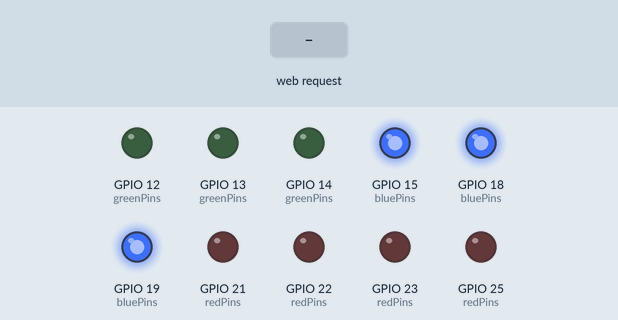
This sketch was run on a simulated ESP32. Parts: output pins drawn as LEDs (lit = HIGH). The test bench sets the inputs (shaded band). WiFi joins after 1.5 s; servers stay silent unless stated; what the sketch prints to the serial monitor is not drawn.

Above: at 2.7 s.
2.8 s: HTTP request GET /green received
At 3.9 s:
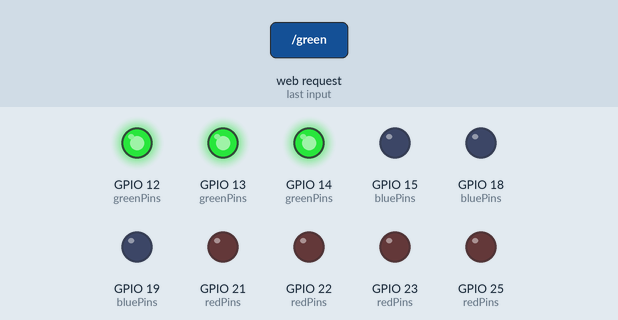
4.3 s: HTTP request GET /red received
At 5.1 s:
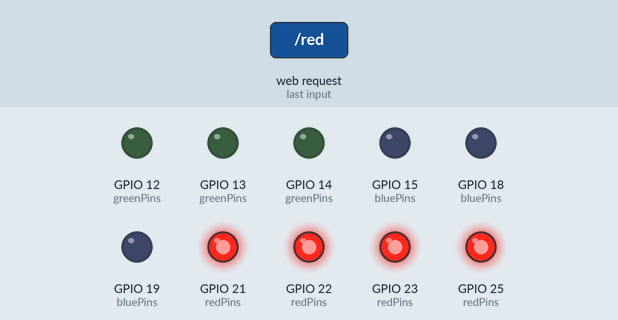
5.8 s: HTTP request GET /auto received
At 6.2 s:
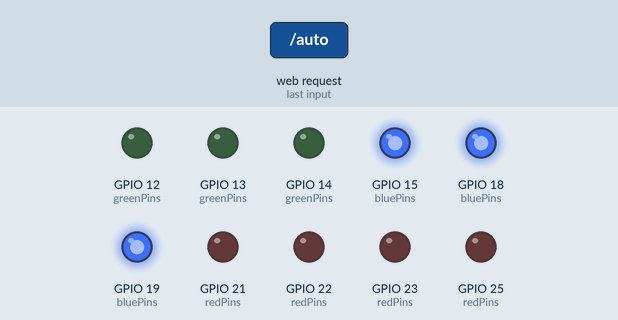
7.3 s: HTTP request GET /off received
At 8.6 s:
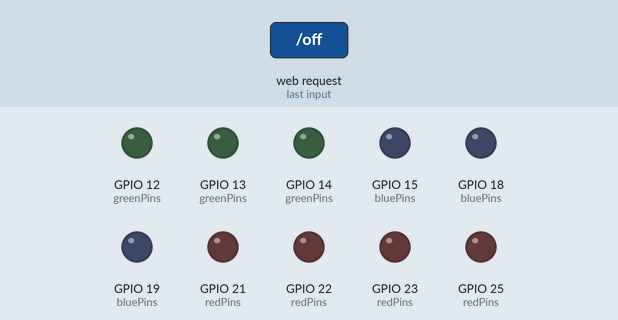
Timing chart, 0 to 9.8 s (numbered marks = the images above; inputs shaded):
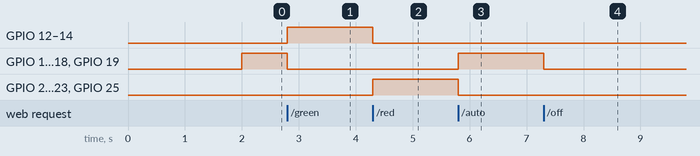

Measured:
- after the input at 2.8 s, GPIO 12 (greenPins), GPIO 13 (greenPins), GPIO 14 (greenPins): LOW → HIGH at once; GPIO 15 (bluePins), GPIO 18 (bluePins), GPIO 19 (bluePins): HIGH → LOW at once
- after the input at 4.3 s, GPIO 12 (greenPins), GPIO 13 (greenPins), GPIO 14 (greenPins): HIGH → LOW at once; GPIO 21 (redPins), GPIO 22 (redPins), GPIO 23 (redPins), GPIO 25 (redPins): LOW → HIGH at once
- after the input at 5.8 s, GPIO 15 (bluePins), GPIO 18 (bluePins), GPIO 19 (bluePins): LOW → HIGH at once; GPIO 21 (redPins), GPIO 22 (redPins), GPIO 23 (redPins), GPIO 25 (redPins): HIGH → LOW at once
- after the input at 7.3 s, GPIO 15 (bluePins), GPIO 18 (bluePins), GPIO 19 (bluePins): HIGH → LOW at once

The sketch:

smart_desk_timer.ino
```cpp
#include <WiFi.h>
#include <WebServer.h>

// --- UPDATE YOUR WI-FI DETAILS HERE ---
const char* ssid     = "WIFI-NAME";     // Enter your wifi name
const char* password = "WIFI-PASSWORD"; // Enter your wifi password

// --- GPIO PIN CONFIGURATION ---
int greenPins[3] = {12, 13, 14};
int bluePins[3]  = {15, 18, 19};
int redPins[4]   = {21, 22, 23, 25};

WebServer server(80);

// Default mode set to AUTO Wi-Fi Monitoring
String currentMode = "AUTO";
unsigned long lastSignalCheck = 0;

void turnAllOff() {
  for (int p : greenPins) digitalWrite(p, LOW);
  for (int p : bluePins) digitalWrite(p, LOW);
  for (int p : redPins) digitalWrite(p, LOW);
}

void setBank(int pins[], int size) {
  turnAllOff();
  for (int i = 0; i < size; i++) digitalWrite(pins[i], HIGH);
}

// Automatically checks Wi-Fi RSSI strength and updates LEDs
void updateWifiSignalGauge() {
  int rssi = WiFi.RSSI();

  if (rssi >= -55) {
    setBank(greenPins, 3); // Strong Signal -> Green
  } else if (rssi >= -75) {
    setBank(bluePins, 3);  // Medium Signal -> Blue
  } else {
    setBank(redPins, 4);   // Weak Signal -> Red
  }
}

void handleRoot() {
  int rssi = WiFi.RSSI();
  String html = "<!DOCTYPE html><html><head><meta name='viewport' content='width=device-width, initial-scale=1'>";
  html += "<style>body{font-family:Arial; text-align:center; padding:20px; background-color:#121212; color:white;}";
  html += ".btn{display:block; width:100%; max-width:280px; margin:10px auto; padding:12px; font-size:16px; border:none; border-radius:8px; color:white; cursor:pointer;}";
  html += ".btn-auto{background:#17a2b8;} .btn-green{background:#28a745;} .btn-blue{background:#007bff;} .btn-red{background:#dc3545;} .btn-off{background:#6c757d;}</style></head><body>";
  html += "<h2>ESP32 Smart Network Monitor</h2>";
  html += "<p>Live Signal Strength: <b>" + String(rssi) + " dBm</b></p>";
  html += "<h3>Active Mode: <span style='color:#00ffcc;'>" + currentMode + "</span></h3>";
  html += "<a href='/auto'><button class='btn btn-auto'>Auto Wi-Fi Monitor Mode</button></a>";
  html += "<a href='/green'><button class='btn btn-green'>Force Green (Available)</button></a>";
  html += "<a href='/blue'><button class='btn btn-blue'>Force Blue (In a Call)</button></a>";
  html += "<a href='/red'><button class='btn btn-red'>Force Red (Do Not Disturb)</button></a>";
  html += "<a href='/off'><button class='btn btn-off'>Turn Off</button></a>";
  html += "</body></html>";
  server.send(200, "text/html", html);
}

void setup() {
  Serial.begin(115200);

  for (int p : greenPins) pinMode(p, OUTPUT);
  for (int p : bluePins) pinMode(p, OUTPUT);
  for (int p : redPins) pinMode(p, OUTPUT);

  WiFi.begin(ssid, password);
  while (WiFi.status() != WL_CONNECTED) {
    delay(500);
    Serial.print(".");
  }

  Serial.println("\nWi-Fi Connected!");
  Serial.print("Dashboard Address: http://");
  Serial.println(WiFi.localIP());

  server.on("/", handleRoot);
  server.on("/auto",  []() { currentMode = "AUTO";  server.sendHeader("Location", "/"); server.send(303); });
  server.on("/green", []() { currentMode = "GREEN"; setBank(greenPins, 3); server.sendHeader("Location", "/"); server.send(303); });
  server.on("/blue",  []() { currentMode = "BLUE";  setBank(bluePins, 3);  server.sendHeader("Location", "/"); server.send(303); });
  server.on("/red",   []() { currentMode = "RED";   setBank(redPins, 4);   server.sendHeader("Location", "/"); server.send(303); });
  server.on("/off",   []() { currentMode = "OFF";   turnAllOff();          server.sendHeader("Location", "/"); server.send(303); });

  server.begin();
}

void loop() {
  server.handleClient();

  // In AUTO mode, re-check Wi-Fi signal strength every 2 seconds
  if (currentMode == "AUTO") {
    if (millis() - lastSignalCheck > 2000) {
      lastSignalCheck = millis();
      updateWifiSignalGauge();
    }
  }
}
```
